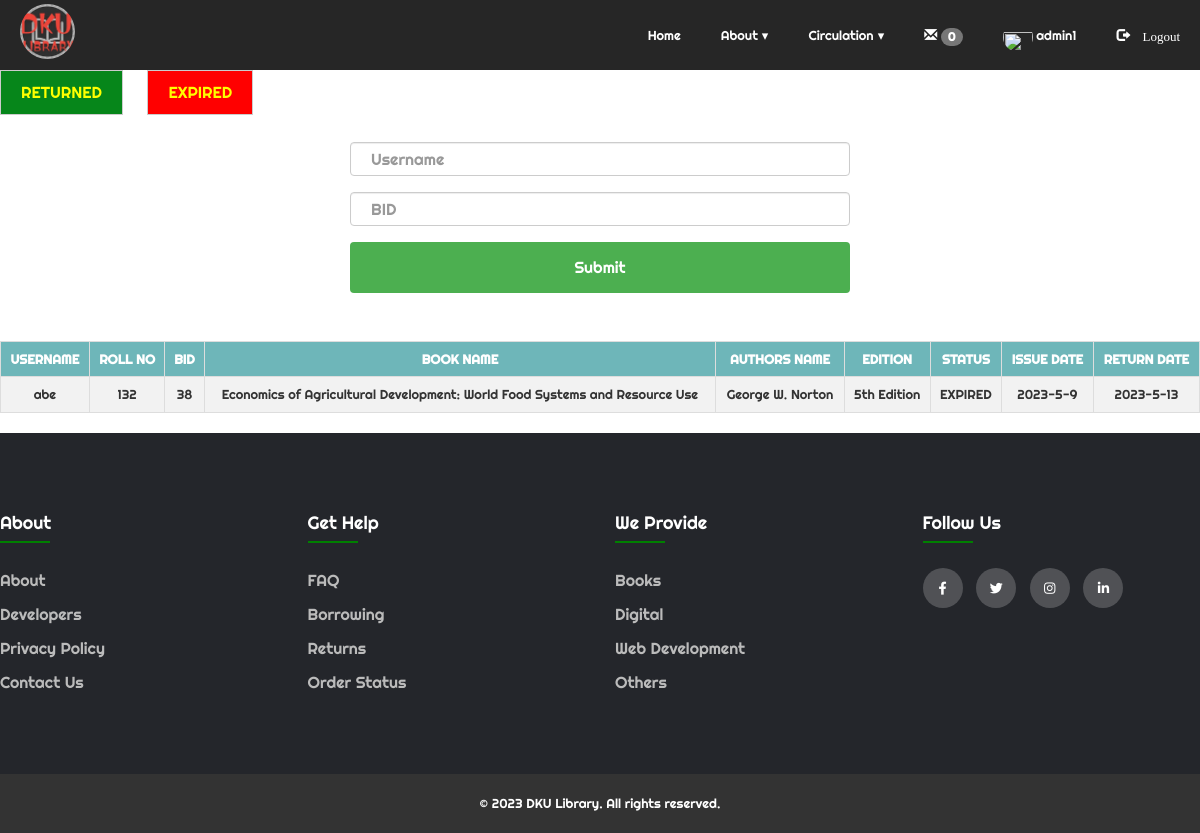
The page /Admin_/expired.php (signed in) on the database its author committed.
### tables this page shows
CREATE TABLE `student` (
  `name` varchar(100) NOT NULL,
  `username` varchar(100) NOT NULL,
  `roll` int(100) NOT NULL,
  `email` varchar(100) NOT NULL,
  `contact` varchar(100) NOT NULL,
  `password` varchar(255) NOT NULL,
  `status` int(10) NOT NULL,
  `pic` varchar(100) NOT NULL
);

CREATE TABLE `books` (
  `bid` int(100) NOT NULL,
  `name` varchar(100) NOT NULL,
  `authors` varchar(100) NOT NULL,
  `edition` varchar(100) NOT NULL,
  `status` varchar(100) NOT NULL,
  `quantity` int(100) NOT NULL,
  `department` varchar(100) NOT NULL
);

CREATE TABLE `issue_book` (
  `username` varchar(100) NOT NULL,
  `bid` int(100) NOT NULL,
  `name` varchar(500) NOT NULL,
  `approve` varchar(100) NOT NULL,
  `issue` varchar(100) NOT NULL,
  `return` varchar(100) NOT NULL
);

### Admin_/expired.php (the view, shortened to what this page needs)
<?php
  include "nav.php";
?>
<!DOCTYPE html>
<html>
<head>
</head>
<body>
  <div class="lela">
    <?php
      if(isset($_SESSION['admin_user']))
      {
        ?>
      <div>
      <form method="post" action="">
          <button name="submit2" type="submit" class="btn btn-default" style="background-color: #06861a; color: yellow;">RETURNED</button>
          <button name="submit3" type="submit" class="btn btn-default" style="background-color: red; color: yellow;">EXPIRED</button>
      </form>
      </div>
          <div class="srch" >
          <br>
          <form method="post" action="" name="form1">
            <input type="text" name="username" class="form-control" placeholder="Username" required=""><br>
            <input type="text" name="bid" class="form-control" placeholder="BID" required=""><br>
            <button class="btn btn-default" name="submit" type="submit">Submit</button><br><br>
          </form>
        </div>
      </div>
        <?php
      }
         $ret='RETURNED';
        if(isset($_POST['submit2']))
        {
        $sql="SELECT student.username,roll,books.bid,books.name,authors,edition,approve,issue,issue_book.return FROM student inner join issue_book ON student.username=issue_book.username inner join books ON issue_book.bid=books.bid WHERE issue_book.approve ='$ret' ORDER BY `issue_book`.`return` DESC";
        $res=mysqli_query($db,$sql);
        }
        else
        {
        $sql="SELECT student.username,roll,books.bid,books.name,authors,edition,approve,issue,issue_book.return FROM student inner join issue_book ON student.username=issue_book.username inner join books ON issue_book.bid=books.bid WHERE issue_book.approve !='' and issue_book.approve !='Yes' ORDER BY `issue_book`.`return` DESC";
        $res=mysqli_query($db,$sql);
        }
        echo "<table class='table table-bordered table-hover' >";
        echo "<tr style='background-color: #6db6b9e6;'>";
        echo "<th>"; echo "Username";  echo "</th>";
        echo "<th>"; echo "Roll No";  echo "</th>";
        echo "<th>"; echo "BID";  echo "</th>";
        echo "<th>"; echo "Book Name";  echo "</th>";
        echo "<th>"; echo "Authors Name";  echo "</th>";
        echo "<th>"; echo "Edition";  echo "</th>";
        echo "<th>"; echo "Status";  echo "</th>";
        echo "<th>"; echo "Issue Date";  echo "</th>";
        echo "<th>"; echo "Return Date";  echo "</th>";
      echo "</tr>";
      while($row=mysqli_fetch_assoc($res))
      {
        echo "<tr>";
          echo "<td>"; echo $row['username']; echo "</td>";
          echo "<td>"; echo $row['roll']; echo "</td>";
          echo "<td>"; echo $row['bid']; echo "</td>";
          echo "<td>"; echo $row['name']; echo "</td>";
          echo "<td>"; echo $row['authors']; echo "</td>";
          echo "<td>"; echo $row['edition']; echo "</td>";
          echo "<td>"; echo $row['approve']; echo "</td>";
          echo "<td>"; echo $row['issue']; echo "</td>";
          echo "<td>"; echo $row['return']; echo "</td>";
        echo "</tr>";
      }
    echo "</table>";
    ?>
</body>
</html>
<?php
include 'footer.php';
?>

### Admin_/nav.css (style rules this page uses)
body { margin: 0; padding: 0; }
* { font-family: 'Righteous', cursive; }

### Admin_/nav.php (style rules this page uses)
body { overflow-x: hidden; }

### Admin_/expired.php (style rules this page uses)
button.btn { border-radius: 0; font-size: 16px; padding: 10px 20px; margin-right: 10px; }
div.srch { max-width: 500px; margin: 0 auto; }
div.srch input[type="text"] { width: 100%; padding: 12px 20px; margin: 8px 0; display: inline-block; border: 1px solid #ccc; box-sizing: border-box; font-size: 16px; }
div.srch button[type="submit"] { width: 100%; background-color: #4CAF50; color: white; padding: 14px 20px; margin: 8px 0; border: none; border-radius: 4px; cursor: pointer; font-size: 16px; }
table { border-collapse: collapse; width: 100%; margin: 20px auto; background-color: #f8f8f8; }
th, td { text-align: center; padding: 10px; border: 1px solid #ddd; }
th { background-color: #6db6b9e6; color: #fff; font-weight: bold; text-transform: uppercase; }
tr:nth-child(even) { background-color: #f2f2f2; }
body { font-size: 13px; }

### Admin_/footer.php (style rules this page uses)
body { line-height: 1.5; font-family: 'Poppins', sans-serif; }
* { margin:0; padding:0; box-sizing: border-box; }

### rows shown on the page
student: username "abe", roll "132", books.bid "38", books.name "Economics of Agricultural Development: World Food Systems and Resource Use", books.authors "George W. Norton", books.edition "5th Edition", issue_book.approve "EXPIRED", issue_book.issue "2023-5-9", issue_book.return "2023-5-13"

### other values the page prints
$count['total'] "0"
$_SESSION['admin_user'] "admin1"
